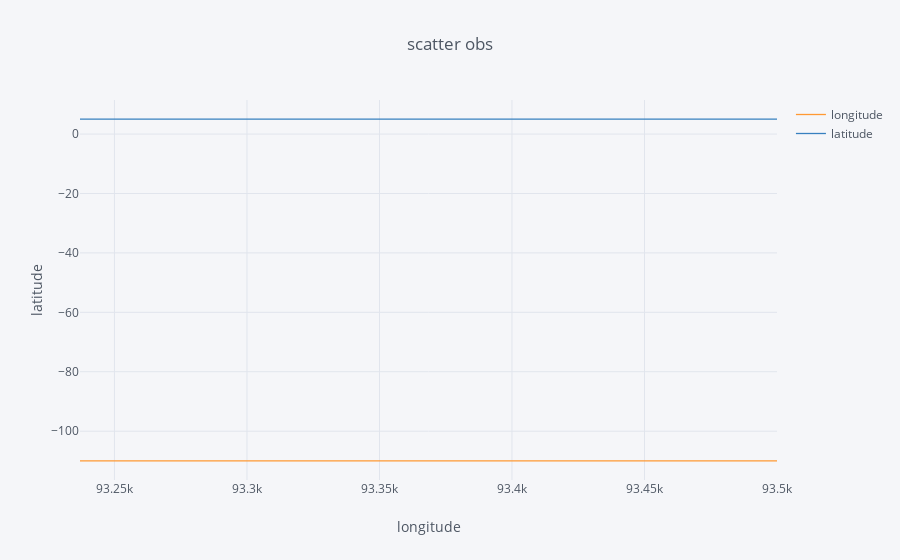

The notebook cell saved with this chart:
### Code cell
X_5_2 = X_5[['longitude', 'latitude' ]]
trace = go.Scatter(
    x = X_5_2['longitude'],
    y = X_5_2['latitude'],
    mode = 'markers')
trace2 = [trace]
X_5_2.iplot(kind='scatter',  xTitle='longitude',
           yTitle='latitude', title='scatter obs')

### Figure 1 — Plotly figure (JSON) as saved in the notebook; plotly's stock layout.template omitted (floating-point values rounded to 4 significant figures; data arrays with more than 128 entries replaced by an {"elided": "..."} marker saying what was removed)
{"data": [{"line": {"color": "rgba(255, 153, 51, 1.0)", "dash": "solid", "shape": "linear", "width": 1.3}, "mode": "lines", "name": "longitude", "text": "", "type": "scatter", "uid": "97d5c838-b8b6-4b70-b218-72aa1d350352", "x": {"elided": "264 int values"}, "y": {"elided": "264 float values"}}, {"line": {"color": "rgba(55, 128, 191, 1.0)", "dash": "solid", "shape": "linear", "width": 1.3}, "mode": "lines", "name": "latitude", "text": "", "type": "scatter", "uid": "e85190e6-fb97-470a-8749-fd506b41855f", "x": {"elided": "264 int values"}, "y": {"elided": "264 float values"}}], "layout": {"legend": {"bgcolor": "#F5F6F9", "font": {"color": "#4D5663"}}, "paper_bgcolor": "#F5F6F9", "plot_bgcolor": "#F5F6F9", "title": {"font": {"color": "#4D5663"}, "text": "scatter obs"}, "xaxis": {"gridcolor": "#E1E5ED", "showgrid": true, "tickfont": {"color": "#4D5663"}, "title": {"font": {"color": "#4D5663"}, "text": "longitude"}, "zerolinecolor": "#E1E5ED"}, "yaxis": {"gridcolor": "#E1E5ED", "showgrid": true, "tickfont": {"color": "#4D5663"}, "title": {"font": {"color": "#4D5663"}, "text": "latitude"}, "zerolinecolor": "#E1E5ED"}}}
